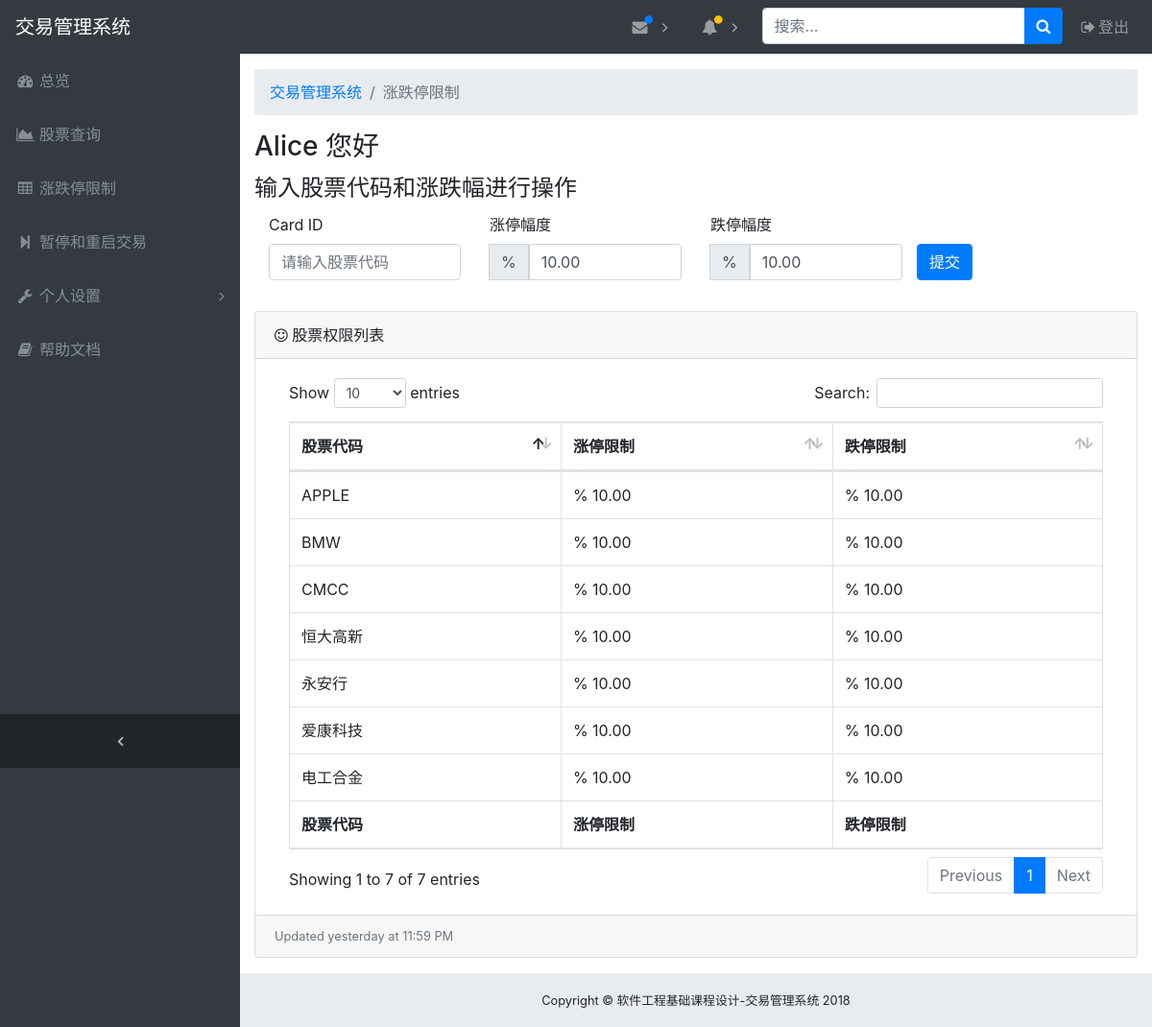
Screenshot of /confine (signed in) with the database file from the repository.
### app/models.py (models this page shows, shortened)
class Admin ( db.Model ):
    __tablename__ = "admin"
    id = db.Column ( db.String ( 32 ), primary_key=True )
    password_hash = db.Column ( db.String ( 32 ) )
    is_root = db.Column ( db.Boolean, default=False )
    def get_id(self):
        return self.id
    @property
    def password(self):
        raise AttributeError ( "Password unaccessible" )

class Stock ( db.Model ):
    __tablename__ = "stock"
    stock_inner_id = db.Column ( db.Integer, primary_key=True, autoincrement=True )
    stock_name = db.Column ( db.String ( 40 ), index=True )
    is_trading = db.Column ( db.Boolean, default=True )
    up_confine = db.Column ( db.DECIMAL ( 7, 2 ), default=10 )
    down_confine = db.Column ( db.DECIMAL ( 7, 2 ), default=10 )

### app/views.py (the view, shortened to what this page needs)
@app.route ( '/confine', methods=['GET', 'POST'] )
@login_required
def confine():
    form = ConfineForm ()
    auth_list = None
    user_id = current_user.get_id ()
    auth_list = Auth.query.filter_by ( admin_id=user_id )
    stock_list = []
    for auth in auth_list:
        stock_list.append ( Stock.query.filter_by ( stock_name=auth.stock_id ).first () )
    return render_template ( "confine.html", username=current_user.get_id (), stock_list=stock_list, form=form )

### app/forms.py
class ConfineForm ( FlaskForm ):
    stock_name = StringField ( "stock_name", validators=[DataRequired ()] )
    down_confine = DecimalField ( "down_confine", validators=[DataRequired ()] )
    up_confine = DecimalField ( "up_confine", validators=[DataRequired ()] )

### app/views.py (called while the page is built)
@app.before_request
def before_request():
    g.user = current_user

@lm.user_loader
def load_user(id):
    return Admin.query.get ( id )

### app/templates/confine.html (shortened to what this page needs)
{% set current_page = "涨跌停限制" %}
{% extends 'base.html' %}
{% block body %}
<div class="row clearfix">
    <div class="container">
        <h3>{{username}} 您好</h3>
        <legend>输入股票代码和涨跌幅进行操作</legend>
        <div class="col-md-12 column">
            <form method="POST" action="{{url_for('confine')}}" class="form-horizontal">
                <fieldset>
                    <div class="form-group">
                        <div class="row clearfix">
                            <div class="col-md-3 column">
                                <label>Card ID</label>
                                <input type="text" class="form-control required"
                                       name="stock_name" maxlength="40" placeholder="请输入股票代码">
                            </div>
                            <div class="col-md-3 column">
                                <label>涨停幅度</label>
                                <div class="input-group mb-3">
                                    <div class="input-group-append">
                                        <span class="input-group-text">%</span>
                                    </div>
                                    <input type="text" class="form-control required"
                                           name="up_confine"
                                           value="10.00" maxlength="16">
                                </div>
                            </div>
                            <div class="col-md-3 column">
                                <label>跌停幅度</label>
                                <div class="input-group mb-3">
                                    <div class="input-group-append">
                                        <span class="input-group-text">%</span>
                                    </div>
                                    <input type="text" class="form-control required"
                                           name="down_confine"
                                           value="10.00" maxlength="16">
                                </div>
                            </div>
                            <div class="col-md-offset-10 column">
                                <label>&nbsp;</label>
                                <br>
                                <button type="submit" class="btn btn-primary">提交</button>
                            </div>
                        </div>
                    </div>
                </fieldset>
            </form>
        </div>
    </div>
</div>
<div class="card mb-3">
    <div class="card-header">
        <i class="fa fa-smile-o"></i> 股票权限列表
    </div>
    <div class="card-body">
        <div class="table-responsive">
            <table class="table table-bordered" id="dataTable" width="100%" cellspacing="0">
                <thead>
                <tr>
                    <th>股票代码</th>
                    <th>涨停限制</th>
                    <th>跌停限制</th>
                </tr>
                </thead>
                <tfoot>
                <tr>
                    <th>股票代码</th>
                    <th>涨停限制</th>
                    <th>跌停限制</th>
                </tr>
                </tfoot>
                <tbody>
                {% for row in stock_list %}
                <tr>
                    <td>{{ row.stock_name }}</td>
                    <td>% {{ row.up_confine }}</td>
                    <td>% {{ row.down_confine }}</td>
                </tr>
                {% endfor %}
                </tbody>
            </table>
        </div>
    </div>
    <div class="card-footer small text-muted">Updated yesterday at 11:59 PM</div>
</div>
{% endblock%}

### app/static/css/sb-admin.css (style rules this page uses)
html { position: relative; min-height: 100%; }
body { overflow-x: hidden; }
body.sticky-footer { margin-bottom: 56px; }
body.fixed-nav { padding-top: 56px; }

### rows the page displays
Admin: id "Alice"
Stock: stock_name "APPLE", up_confine "10.00", down_confine "10.00"
Stock: stock_name "CMCC", up_confine "10.00", down_confine "10.00"
Stock: stock_name "爱康科技", up_confine "10.00", down_confine "10.00"
Stock: stock_name "永安行", up_confine "10.00", down_confine "10.00"
Stock: stock_name "电工合金", up_confine "10.00", down_confine "10.00"
Stock: stock_name "BMW", up_confine "10.00", down_confine "10.00"
Stock: stock_name "恒大高新", up_confine "10.00", down_confine "10.00"

### other values shown
{{ current_page }} "涨跌停限制"
